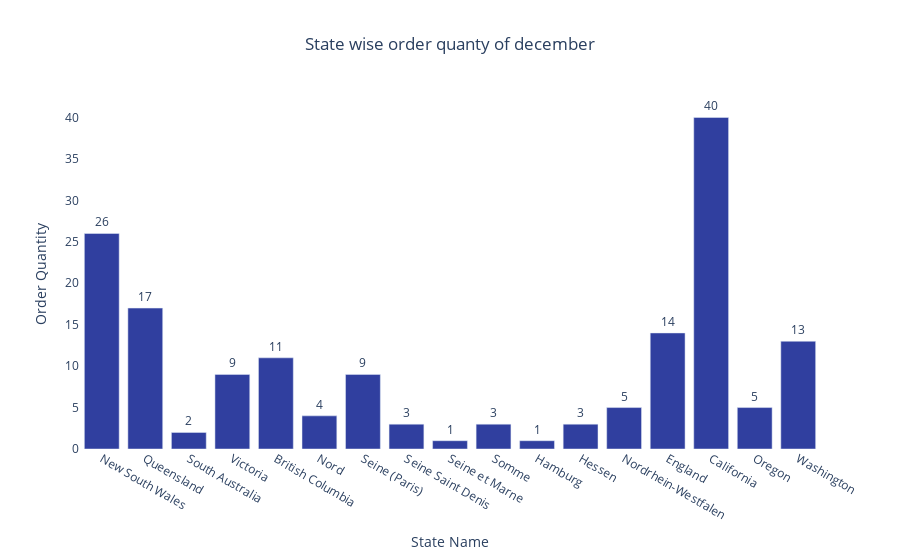

Source (notebook cell):
### Code cell
fig= go.Figure()

fig.add_trace(
    go.Bar(x=country_group1['State'],y=country_group1['Order Quantity'],
           marker=dict(color=colors['blue']),
           text=country_group1['Order Quantity'],
           hoverinfo='text',
           hovertemplate='Country: %{customdata[0]}<br>State: %{x}<br>Order Quantity: %{y}<br>Profit: %{customdata[1]}',
           customdata=country_group1[['Country', 'Profit']].values
          )
)

fig.update_traces(textposition='outside')

fig.update_layout(title_text='State wise order quanty of december', title_x=0.5,
                 plot_bgcolor=colors['white'],
                 paper_bgcolor=colors['white'])

fig.update_xaxes(title_text='State Name')
fig.update_yaxes(title_text='Order Quantity')

fig.show()

### Figure 1 — Plotly figure (JSON) as saved in the notebook; plotly's stock layout.template omitted (floating-point values rounded to 4 significant figures)
{"data": [{"customdata": [["Australia", 17312], ["Australia", 17786], ["Australia", 490], ["Australia", 6391], ["Canada", 9123], ["France", 4216], ["France", 9387], ["France", 3162], ["France", 1054], ["France", 3162], ["Germany", 1054], ["Germany", 3140], ["Germany", 5270], ["United Kingdom", 9072], ["United States", 31748], ["United States", 5226], ["United States", 14114]], "hoverinfo": "text", "hovertemplate": "Country: %{customdata[0]}<br>State: %{x}<br>Order Quantity: %{y}<br>Profit: %{customdata[1]}", "marker": {"color": "rgb(48, 63, 159)"}, "text": [26, 17, 2, 9, 11, 4, 9, 3, 1, 3, 1, 3, 5, 14, 40, 5, 13], "textposition": "outside", "type": "bar", "x": ["New South Wales", "Queensland", "South Australia", "Victoria", "British Columbia", "Nord", "Seine (Paris)", "Seine Saint Denis", "Seine et Marne", "Somme", "Hamburg", "Hessen", "Nordrhein-Westfalen", "England", "California", "Oregon", "Washington"], "y": [26, 17, 2, 9, 11, 4, 9, 3, 1, 3, 1, 3, 5, 14, 40, 5, 13]}], "layout": {"paper_bgcolor": "rgb(255,255,255)", "plot_bgcolor": "rgb(255,255,255)", "title": {"text": "State wise order quanty of december", "x": 0.5}, "xaxis": {"title": {"text": "State Name"}}, "yaxis": {"title": {"text": "Order Quantity"}}}}
